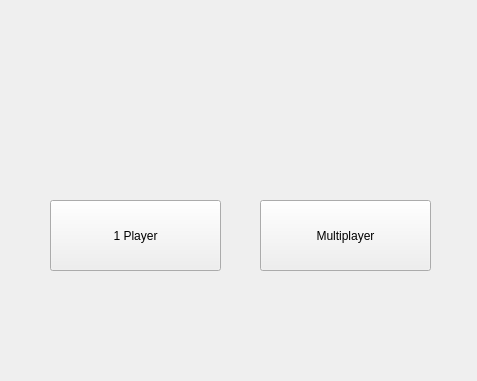
<?xml version="1.0" encoding="UTF-8"?>
<ui version="4.0">
 <class>Menu</class>
 <widget class="QWidget" name="Menu">
  <property name="geometry">
   <rect>
    <x>0</x>
    <y>0</y>
    <width>477</width>
    <height>381</height>
   </rect>
  </property>
  <property name="windowTitle">
   <string>Form</string>
  </property>
  <widget class="QPushButton" name="pushButton">
   <property name="geometry">
    <rect>
     <x>50</x>
     <y>200</y>
     <width>171</width>
     <height>71</height>
    </rect>
   </property>
   <property name="text">
    <string>1 Player</string>
   </property>
  </widget>
  <widget class="QPushButton" name="pushButton_2">
   <property name="geometry">
    <rect>
     <x>260</x>
     <y>200</y>
     <width>171</width>
     <height>71</height>
    </rect>
   </property>
   <property name="text">
    <string>Multiplayer</string>
   </property>
  </widget>
 </widget>
 <resources/>
 <connections/>
</ui>
